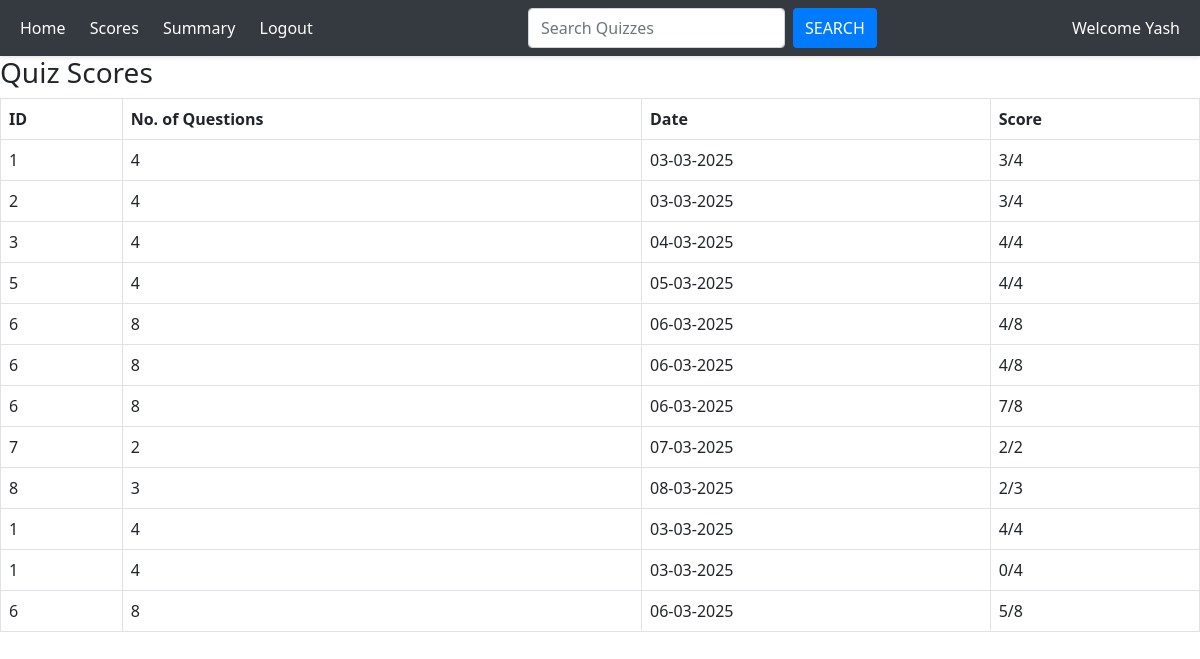
/view_scores/2, run on an earlier commit of the app's database.
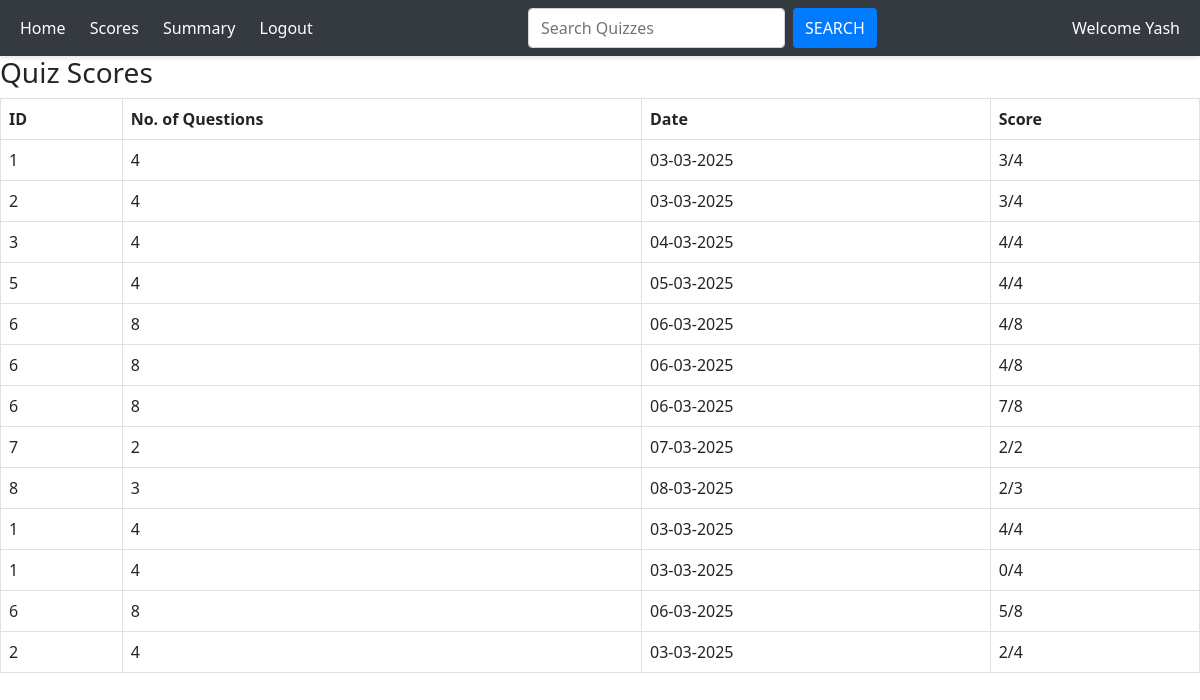
And on a later commit of the database.
### application/models.py (models this page shows)
class User(db.Model):
    id = db.Column(db.Integer, primary_key=True)
    username = db.Column(db.String(), unique=True, nullable=False)
    password = db.Column(db.String(), nullable=False)
    full_name = db.Column(db.String(), nullable=False)
    qualification = db.Column(db.String())
    dob = db.Column(db.Date)
    is_admin = db.Column(db.String(), default="general")
    scores = db.relationship('Score', backref='user', lazy=True)

class Score(db.Model):
    id = db.Column(db.Integer, primary_key=True)
    quiz_id = db.Column(db.Integer, db.ForeignKey('quiz.id'), nullable=False)
    user_id = db.Column(db.Integer, db.ForeignKey('user.id'), nullable=False)
    time_stamp_of_attempt = db.Column(db.DateTime, default=datetime.utcnow)
    total_scored = db.Column(db.Integer, nullable=False)

class Quiz(db.Model):
    id = db.Column(db.Integer, primary_key=True)
    chapter_id = db.Column(db.Integer, db.ForeignKey('chapter.id'), nullable=False)
    date_of_quiz = db.Column(db.Date)
    time_duration = db.Column(db.Time)
    is_active = db.Column(db.Boolean, default=True)
    title = db.Column(db.String())
    questions = db.relationship('Question', backref='quiz', lazy=True, cascade="all, delete-orphan")
    scores = db.relationship('Score', backref='quiz', lazy=True, cascade="all, delete-orphan")

### application/controllers.py (the view)
@app.route("/view_scores/<int:user_id>")
def view_scores(user_id):
    user = User.query.get_or_404(user_id)
    scores = Score.query.filter_by(user_id=user.id).all()
    return render_template(
        "view_scores.html", scores=scores, user_id=user_id, user=user
    )

### templates/view_scores.html (shortened to what this page needs)
<!DOCTYPE html>
<html lang="en">
<head>
    <link rel="stylesheet" href="{{url_for('static', filename ='user_dash.css')}}">
    <link href="https://cdn.jsdelivr.net/npm/bootstrap@5.0.2/dist/css/bootstrap.min.css" rel="stylesheet"
>
</head>
<body>
    <div class="main">
        <nav class="navbar">
            <div>
                <a href="{{url_for('user_dashboard', user_id=user_id)}}">Home </a>
                <a href="{{url_for('view_scores',user_id =user.id)}}">Scores</a>
                <a href="{{url_for('user_summary', user_id =user.id)}}">Summary</a>
                <a href="/login">Logout</a>
            </div>
                <form class="d-flex" action="{{ url_for('user_dashboard', user_id=user.id) }}" method=["GET"]>
                    <input class="form-control me-2" type="search" placeholder="Search Quizzes" name="search_query" value="{{ search_query }}">
                    <button class="btn btn-outline-success" type="submit">Search</button>
                </form>
                <span class="navbar-text">Welcome {{user.username}}</span>
        </nav>
        <h3>Quiz Scores</h3>
        <table class="table table-bordered">
            <thead>
                <tr>
                    <th>ID</th>
                    <th>No. of Questions</th>
                    <th>Date</th>
                    <th>Score</th>
                </tr>
            </thead>
            <tbody>
                {% for score in scores %}
                <tr>
                    <td>{{score.quiz_id}}</td>
                    <td>{{score.quiz.questions|length}}</td>
                    <td>{{score.quiz.date_of_quiz.strftime('%d-%m-%Y')}}</td>
                    <td>{{score.total_scored}}/{{score.quiz.questions|length}}</td>
                </tr>
                {% endfor %}
            </tbody>
        </table>
    </div>
</body>
</html>

### static/user_dash.css (style rules this page uses)
* { margin:0px; padding:0px; box-sizing: border-box; }
body { font-family: Arial,sans-serif; margin:0px; padding:0px; background-color: #f4f6f9; color: #333; }
.navbar { background-color:#343a40; color:white; padding:15px 20px; display:flex; justify-content: space-between; align-items:center; box-shadow: 0 2px 4px rgba(0,0,0,0.1); }
.navbar a { color: #fff; text-decoration:None; margin-right:20px; font-weight: 500; transition: color 0.3s ease; }
.navbar button { background-color: #007bff; color:white; border:none; padding: 8px 12px; border-radius: 4px; cursor: pointer; transition: background-color 0.3s ease; }
.btn { padding:8px 12px; border: none; border-radius: 4px; cursor:pointer; text-transform: uppercase; font-size: 12px; font-weight: 500; transition: background-color 0.3s ease; text-decoration:none; display:inline-block; }

What changed in the data, as far as the page shows it:
added Score: quiz_id "2", quiz.questions|length "4", quiz.date_of_quiz "03-03-2025", total_scored "2"
